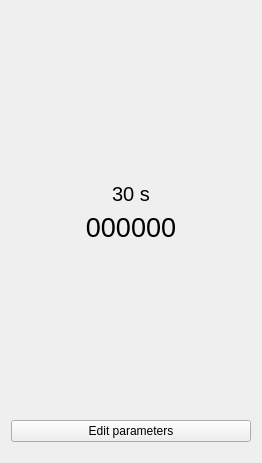
<?xml version="1.0" encoding="UTF-8"?>
<ui version="4.0">
 <class>ShowTOTP</class>
 <widget class="QWidget" name="ShowTOTP">
  <property name="geometry">
   <rect>
    <x>0</x>
    <y>0</y>
    <width>262</width>
    <height>463</height>
   </rect>
  </property>
  <property name="windowTitle">
   <string>Form</string>
  </property>
  <layout class="QGridLayout" name="gridLayout">
   <item row="0" column="0">
    <layout class="QVBoxLayout" name="verticalLayout_5">
     <property name="bottomMargin">
      <number>10</number>
     </property>
     <item>
      <spacer name="verticalSpacer_5">
       <property name="orientation">
        <enum>Qt::Orientation::Vertical</enum>
       </property>
       <property name="sizeHint" stdset="0">
        <size>
         <width>20</width>
         <height>40</height>
        </size>
       </property>
      </spacer>
     </item>
     <item>
      <widget class="QLabel" name="OTP_timeout">
       <property name="font">
        <font>
         <pointsize>15</pointsize>
        </font>
       </property>
       <property name="text">
        <string>30 s</string>
       </property>
       <property name="alignment">
        <set>Qt::AlignmentFlag::AlignCenter</set>
       </property>
      </widget>
     </item>
     <item>
      <layout class="QHBoxLayout" name="horizontalLayout_2">
       <property name="bottomMargin">
        <number>0</number>
       </property>
       <item>
        <widget class="QLabel" name="OTP_VAL">
         <property name="font">
          <font>
           <pointsize>20</pointsize>
          </font>
         </property>
         <property name="text">
          <string>000000</string>
         </property>
         <property name="alignment">
          <set>Qt::AlignmentFlag::AlignCenter</set>
         </property>
        </widget>
       </item>
      </layout>
     </item>
     <item>
      <spacer name="verticalSpacer_4">
       <property name="orientation">
        <enum>Qt::Orientation::Vertical</enum>
       </property>
       <property name="sizeHint" stdset="0">
        <size>
         <width>20</width>
         <height>40</height>
        </size>
       </property>
      </spacer>
     </item>
     <item>
      <widget class="QPushButton" name="secret_edit">
       <property name="text">
        <string>Edit parameters</string>
       </property>
      </widget>
     </item>
    </layout>
   </item>
  </layout>
 </widget>
 <resources/>
 <connections/>
</ui>
